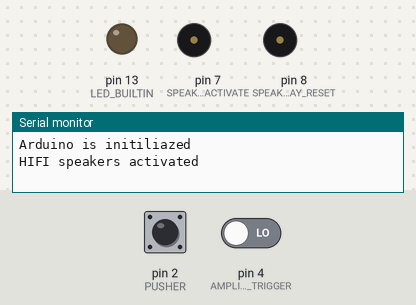
Bench run of a program on a simulated Arduino Nano, built with avr-gcc and run on an emulated ATmega328P. Parts: output pins drawn as LEDs (lit = HIGH), buzzer (waves = sounding, pin HIGH), the last lines printed to the serial monitor. The inputs (shaded band) are chosen by the test bench; at power-on: pin 2 (PUSHER) LOW, pin 4 (AMPLIFIEER_TRIGGER) LOW.

Above: at 1.3 s.
1.4 s: pin 2 (PUSHER) pulled HIGH for 1 s
At 2.0 s:
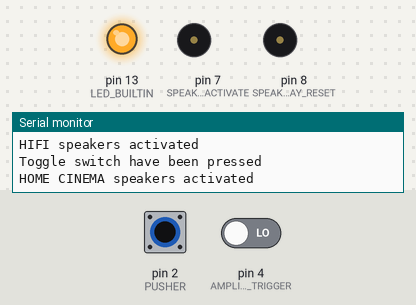
4.2 s: pin 4 (AMPLIFIEER_TRIGGER) driven HIGH
At 4.45 s:
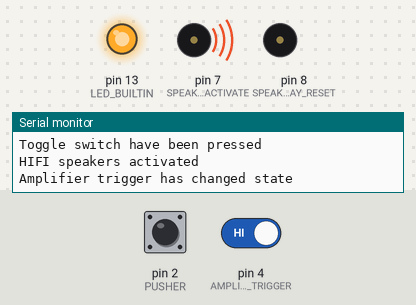
5.9 s: pin 4 (AMPLIFIEER_TRIGGER) driven LOW
At 6.15 s:
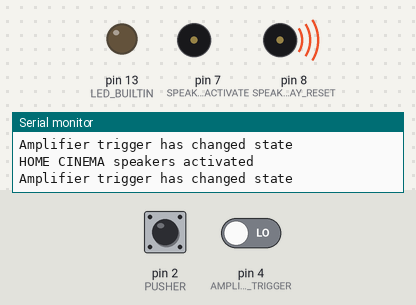
7.7 s: pin 2 (PUSHER) pulled HIGH for 3.2 s
At 9.2 s:
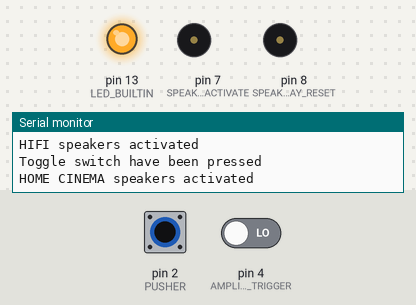
Timing chart, 0 to 12.7 s (numbered marks = the images above; inputs shaded):
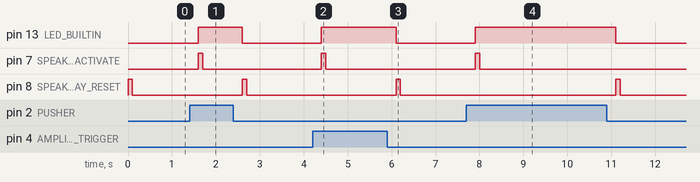

The program:

main.cpp
```cpp
#include <Arduino.h>

#ifndef LED_BUILTIN
#define LED_BUILTIN 13
#endif
#define SPEAKER_RELAY_ACTIVATE 7
#define SPEAKER_RELAY_RESET 8
#define PUSHER 2
#define AMPLIFIEER_TRIGGER 4

/*
Speakers are connected to 2 output of a bistable relay, the pusle to
activate or reset the state have a duration of minimum 5ms

The amplier trigger is an input coming from the homecinema amplifier set to 1
when it's on, so this input activate the relay

The push button force the relay to switch state until the next change from
amplifier trigger input

The builtin led is on when the homecinema is active

At startup the hifispeaker should be activated
*/

unsigned long previousMillis = 0;
const long interval = .5 * 1000;
int relay_activation_duration = 100;

unsigned long last_debonce_time_pusher = 0;  // the last time the output pin was toggled
unsigned long last_debonce_time_amplifier_trigger = 0;  // the last time the output pin was toggled
unsigned long debounce_delay = 200;    // the debounce time; increase if the output flickers

int pusher_state = 0;         // current state of the button
int last_pusher_state = 0;     // previous state of the button

int amplifier_trigger_state = 0;         // current state of the button
int last_amplifier_trigger_state = 0;     // previous state of the button

bool speaker_relay_activated = false;

void activate_homecinema_speakers() {
  digitalWrite(SPEAKER_RELAY_ACTIVATE, HIGH);
  digitalWrite(LED_BUILTIN, HIGH);
  delay(relay_activation_duration);
  digitalWrite(SPEAKER_RELAY_ACTIVATE, LOW);
  speaker_relay_activated = true;
  Serial.println("HOME CINEMA speakers activated");
}

void activate_hifi_speakers() {
  digitalWrite(SPEAKER_RELAY_RESET, HIGH);
  digitalWrite(LED_BUILTIN, LOW);
  delay(relay_activation_duration);
  digitalWrite(SPEAKER_RELAY_RESET, LOW);
  speaker_relay_activated = false;
  Serial.println("HIFI speakers activated");
}

void toggle_speakers() {
  if (speaker_relay_activated) {
    activate_hifi_speakers();
  } else {
    activate_homecinema_speakers();
  }
}

void setup() {
  pinMode(LED_BUILTIN, OUTPUT);
  pinMode(SPEAKER_RELAY_ACTIVATE, OUTPUT);
  pinMode(SPEAKER_RELAY_RESET, OUTPUT);
  pinMode(PUSHER, INPUT);
  pinMode(AMPLIFIEER_TRIGGER, INPUT);

  Serial.begin(9600);
  Serial.println("Arduino is initiliazed");
  activate_hifi_speakers();
}

void loop() {
  int read_pusher = digitalRead(PUSHER);
  int read_amplifier_trigger = digitalRead(AMPLIFIEER_TRIGGER);

  if (read_pusher != last_pusher_state) {
    last_debonce_time_pusher = millis();
  }
  if (read_amplifier_trigger != last_amplifier_trigger_state) {
    last_debonce_time_amplifier_trigger = millis();
  }

  if ((millis() - last_debonce_time_pusher) > debounce_delay) {
    if (read_pusher != pusher_state) {
      pusher_state = read_pusher;
      Serial.println("Toggle switch have been pressed");
      toggle_speakers();
    }
  }
  if ((millis() - last_debonce_time_amplifier_trigger) > debounce_delay) {
    if (read_amplifier_trigger != amplifier_trigger_state) {
      amplifier_trigger_state = read_amplifier_trigger;
      Serial.println("Amplifier trigger has changed state");
      if (amplifier_trigger_state) {
        activate_homecinema_speakers();
      } else {
        activate_hifi_speakers();
      }
    }
  }

  // save the current state as the last state, for next time through the loop
  last_pusher_state = read_pusher;
  last_amplifier_trigger_state = read_amplifier_trigger;
}
```

Measured:
- after the input at 1.4 s, pin 13 (LED_BUILTIN): LOW → HIGH after 0.20 s, → LOW 1.0 s later; pin 7 (SPEAKER_RELAY_ACTIVATE): LOW → HIGH after 0.20 s, → LOW 0.10 s later; pin 8 (SPEAKER_RELAY_RESET): LOW → HIGH after 1.2 s, → LOW 0.10 s later
- after the input at 4.2 s, pin 13 (LED_BUILTIN): LOW → HIGH after 0.20 s; pin 7 (SPEAKER_RELAY_ACTIVATE): LOW → HIGH after 0.20 s, → LOW 0.10 s later
- after the input at 5.9 s, pin 13 (LED_BUILTIN): HIGH → LOW after 0.20 s; pin 8 (SPEAKER_RELAY_RESET): LOW → HIGH after 0.20 s, → LOW 0.10 s later
- after the input at 7.7 s, pin 13 (LED_BUILTIN): LOW → HIGH after 0.20 s, → LOW 3.2 s later; pin 7 (SPEAKER_RELAY_ACTIVATE): LOW → HIGH after 0.20 s, → LOW 0.10 s later; pin 8 (SPEAKER_RELAY_RESET): LOW → HIGH after 3.4 s, → LOW 0.10 s later
